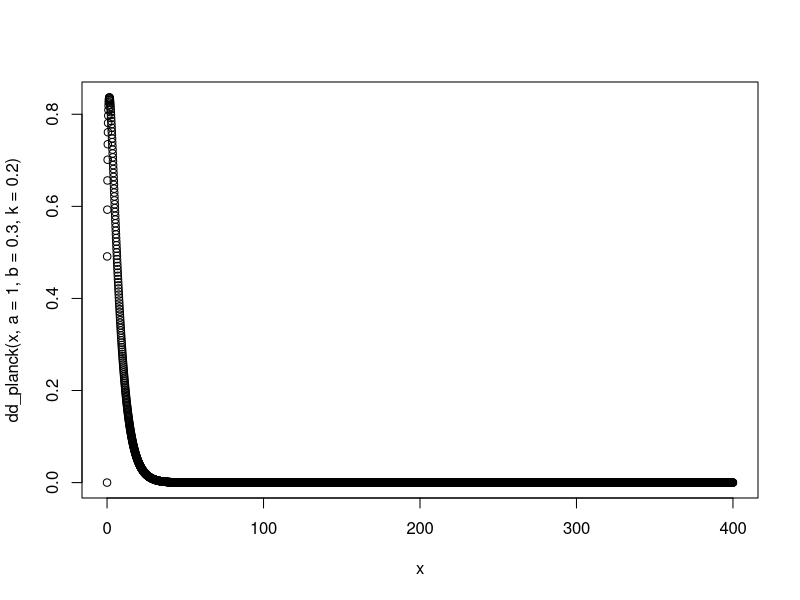

Recreate this plot in R. (Note: this script raises an error after producing the figure.)
# Simple exponential decay function

dd_planck <- function(x, a, b, k){
  (a * x^b) / (exp(k * x))
}

x <- seq(0, 400, by = 0.1)

plot(x,dd_planck(x, a = 1, b = 0.3, k = 0.2))

output <- nls(mbike ~ mod_plank(mdist, a, b, k), data = gflow, start = list(a = 0.1, b = 0.3, k = 0.2))

df <- data.frame(mdist = x)

predict(object = output, df)

plot(gflow$mdist, gflow$mbike, ylim = c(0, 0.03), xlim = c(0, 400))
lines(x, predict(object = output, df))

glm(mbike ~ mod_plank(mdist, a, b, k), )